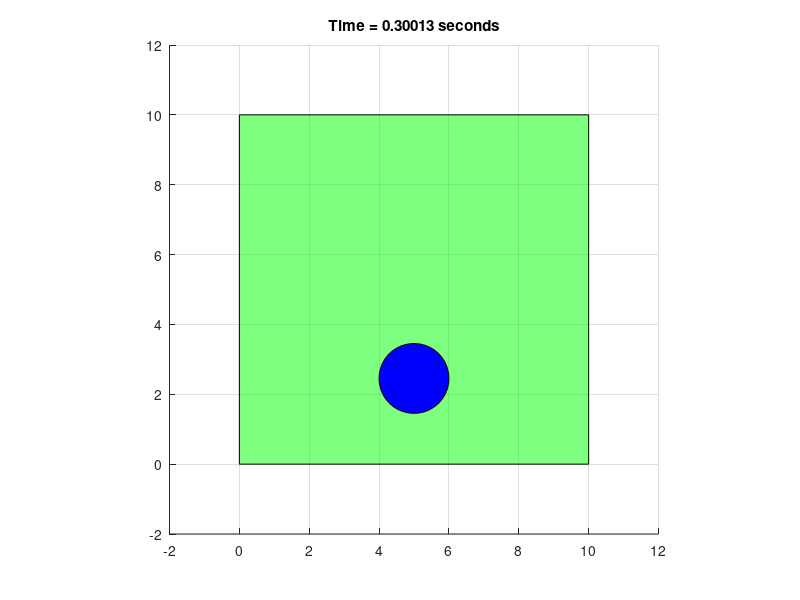
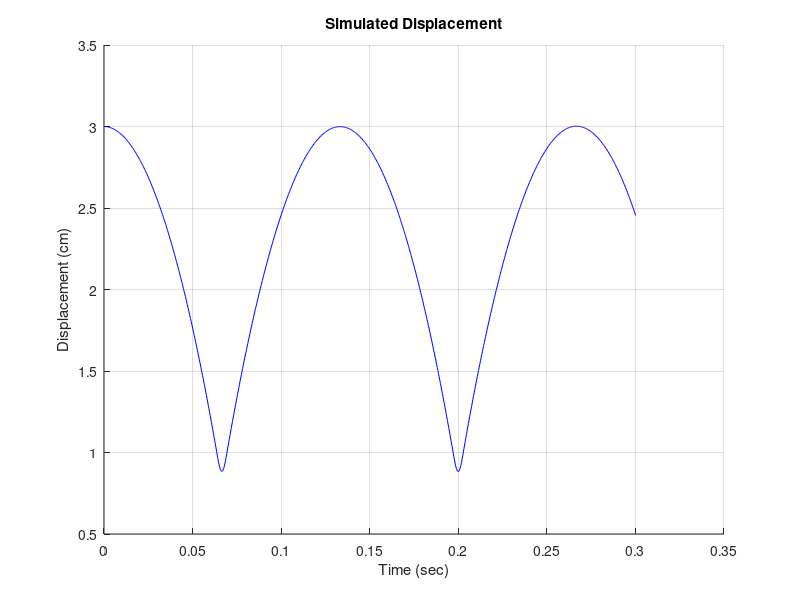

Reproduce these figures in MATLAB, in order.
%--------------------------------------------
% Developer: Seung Jae Lee
% Institution: Florida Interantional University
% Date: 3/1/2021
% Abstract: A super simple DEM code in 2D
%           This is the very first code to simulate dropping a ball
% Unit: cm, g, N
%--------------------------------------------

clc
clear
close all

%--------------------------------------------
% Global variables
%--------------------------------------------
grav_acc        = -981;          % 981 cm/s^2

% user-input
sim_duration    = 0.3;           % unit: second
stiffness       = 1.3e5;         % 1.3e5 N/m = (kg*m/s^2)/m =(kg*cm/s^2)/cm 
density         = 0.1;           % 0.1 g/cm^3 
cnt_dmp_ratio   = 0;           % This cannot exceed 1 (= Critical damping)
%--------------------------------------------
% Define balls (particles)
%--------------------------------------------
b = struct();

% first ball
b(1).r  = 1;
b(1).m  = 4/3*pi*b(1).r*b(1).r*b(1).r*density;
b(1).cx = 5;    % center x
b(1).cz = 3;    % center z
b(1).vx = 0;    % velocity x (change this for initial velocity)
b(1).vz = 0;    % velocity z (change this for initial velocity)
b(1).fx = 0;    % force x
b(1).fz = 0;    % force z

% second ball, third ball ... (likewise)


% compute the simulation step
min_r   = min(b(:).r);    % minimum ball size (radius)
dt      = 0.2 * sqrt(4/3*pi*min_r*min_r*min_r*density/stiffness); % time step size (unit: seconds)
sim_steps = ceil(sim_duration / dt);

%--------------------------------------------
% Initial plot
%--------------------------------------------
% draw boundary
bndX    = [0,0,10,10]; 
bndZ    = [0,10,10,0];
patch(bndX,bndZ,'g','FaceAlpha',0.5);
grid on;
axis ([-2 12 -2 12])
axis square equal;
hold on;

% draw balls (circles)
Xcircle=cos([0:0.1:2*pi]);
Zcircle=sin([0:0.1:2*pi]);
GM(1) = patch (b(1).cx+b(1).r*Xcircle, b(1).cz+b(1).r*Zcircle,'b','FaceAlpha',1);    
%--------------------------------------------
% Time integration (simulation)
%--------------------------------------------
Nb = length(b);
time = dt*[1:sim_steps];
array_cz = zeros(1,length(1:sim_steps)); % array of b(1).cz

for i=1:sim_steps

    %--------------------------------------------
    % particle force update
    %--------------------------------------------
    % GLOBAL FORCE update
    b(1).fz = b(1).m * grav_acc; 
    b(1).fx = 0;
    
    % CONTACT FORCE update  
    % Check boundaries 
    % Assumption: the boundary is rectangle. If not rectangle, a more
    %             sophisticated method needs to be implemented.
    
    % bottom boundary
    if (b(1).cz-b(1).r) < min(bndZ)     
        cnt_force = stiffness * (min(bndZ) - (b(1).cz-b(1).r)); 
        b(1).fz = b(1).fz + cnt_force;  % add contact force
        cnt_damp = cnt_dmp_ratio * 2 * sqrt(stiffness*b(1).m) * -1 * b(1).vz ; 
        b(1).fz = b(1).fz + cnt_damp;  % add contact damping 
    end
    
    % top boundary
    if (b(1).cz+b(1).r) > max(bndZ)     
        cnt_force = stiffness * (max(bndZ) - (b(1).cz+b(1).r));
        b(1).fz = b(1).fz + cnt_force; % add contact force
        cnt_damp = cnt_dmp_ratio * 2 * sqrt(stiffness*b(1).m) * -1 * b(1).vz ; 
        b(1).fz = b(1).fz + cnt_damp; % add contact damping 
    end

    % left boundary
    if (b(1).cx-b(1).r) < min(bndX)     
        cnt_force = stiffness * (min(bndX) - (b(1).cx-b(1).r));
        b(1).fx = b(1).fx + cnt_force; % add contact force
        cnt_damp = cnt_dmp_ratio * 2 * sqrt(stiffness*b(1).m) * -1 * b(1).vx ; 
        b(1).fx = b(1).fx + cnt_damp; % add contact damping              
    end     
    
    % right boundary
    if (b(1).cx+b(1).r) > max(bndX)     
        cnt_force = stiffness * (max(bndX) - (b(1).cx+b(1).r));
        b(1).fx = b(1).fx + cnt_force; % add contact force
        cnt_damp = cnt_dmp_ratio * 2 * sqrt(stiffness*b(1).m) * -1 * b(1).vx ; 
        b(1).fx = b(1).fx + cnt_damp; % add contact damping              
    end    
   
    %--------------------------------------------
    % particle motion update
    %--------------------------------------------
    b(1).vx = b(1).vx + b(1).fx/b(1).m*dt;    
    b(1).vz = b(1).vz + b(1).fz/b(1).m*dt;
    b(1).cx = b(1).cx + b(1).vx*dt;
    b(1).cz = b(1).cz + b(1).vz*dt;
    array_cz(i) = b(1).cz;
    
    %--------------------------------------------
    % update display 
    %--------------------------------------------
    set(GM(1),'XData',b(1).cx+b(1).r*Xcircle, 'YData', b(1).cz+b(1).r*Zcircle);
    title(gca, ['Time = ', num2str(dt*i),' seconds']);
    drawnow
    
end

%--------------------------------------------
% Plot displacement history
%--------------------------------------------
figure;  
hold on
grid on
plot(time,array_cz,'b')
title('Simulated Displacement')
xlabel('Time (sec)')
ylabel('Displacement (cm)')

